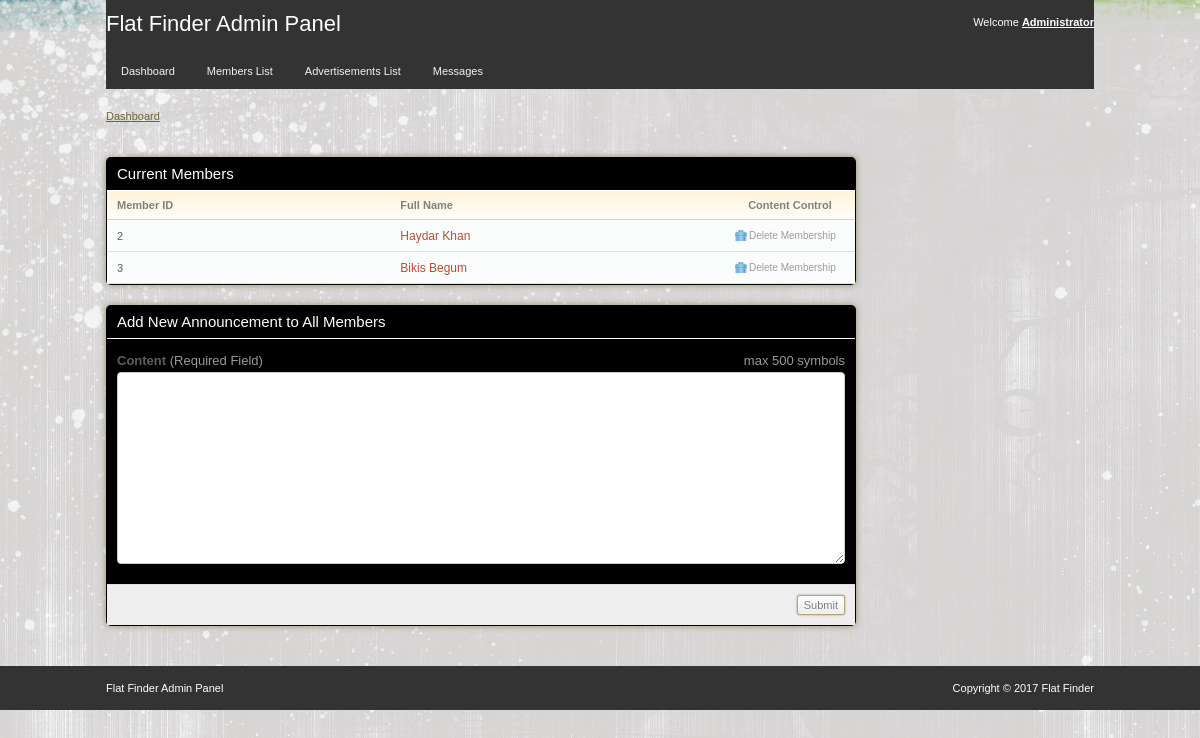
Page /AdminPanel/admin.php on the committed database.
### tables this page shows
CREATE TABLE `register` (
  `RID` int(11) NOT NULL,
  `FName` varchar(20) NOT NULL,
  `LName` varchar(20) NOT NULL,
  `Gender` varchar(10) NOT NULL,
  `Occupation` varchar(20) NOT NULL,
  `Marital` varchar(15) NOT NULL,
  `Phone` varchar(20) NOT NULL,
  `Email` varchar(30) NOT NULL,
  `Password` varchar(40) NOT NULL,
  `Address` varchar(200) NOT NULL,
  `City` varchar(20) NOT NULL,
  `State` varchar(20) NOT NULL,
  `ZipCode` varchar(10) NOT NULL,
  `Country` varchar(20) NOT NULL,
  `Catagory` varchar(10) NOT NULL,
  `About` varchar(300) NOT NULL
);

### AdminPanel/admin.php (the view, shortened to what this page needs)
<?php
include_once("config.php");
$result1 = "SELECT *
    FROM register";
$result1 = mysqli_query($conn, $result1);
?>
<!DOCTYPE html>
<html>
<head>
	<link rel="stylesheet" href="css/style.css" type="text/css" media="all" />
</head>
<body>
<div id="header">
	<div class="shell">
		<div id="top">
			<h1><a href="#">Flat Finder Admin Panel</a></h1>
			<div id="top-navigation">
				Welcome <a href="admin.php"><strong>Administrator</strong></a>
			</div>
		</div>
		<div id="navigation">
			<ul>
			    <li><a href="admin.php"><span>Dashboard</span></a></li>
			    <li><a href="member.php"><span>Members List</span></a></li>
			    <li><a href="AdminAdvertise.php"><span>Advertisements List</span></a></li>
			    <li><a href="AdminMessage.php"><span>Messages</span></a></li>
 			</ul>
		</div>
	</div>
</div>
<div id="container">
	<div class="shell">
		<div class="small-nav">
			<a href="admin.php">Dashboard</a>
		</div>
		<br />
		<div id="main">
			<div id="content">
				<div class="box">
					<div class="box-head">
						<h2 class="left">Current Members</h2>
					</div>
					<div class="table">
						<table width="100%" border="0" cellspacing="0" cellpadding="0">
							<tr>
								<th>Member ID</th>
								<th>Full Name</th>
								<th width="110" class="ac">Content Control</th>
							</tr>
<?php
  			while($res1 = mysqli_fetch_array($result1)) {
  						echo "<tr>";
  						echo "<td>".$res1['RID']."</td>";
						echo "<td><h3><a href='member.php'>".$res1['FName']." ".$res1['LName']."</a></h3></td>";
						echo "<td><a href=\"delete.php?id=$res1[RID]\"
					onClick=\"return confirm('Are you sure you want to delete this member?')\" class='ico del'>Delete Membership</a></td>";
						echo "</tr>";
    }
  ?>
						</table>
					</div>
				</div>
				<div class="box">
					<div class="box-head">
						<h2>Add New Announcement to All Members</h2>
					</div>
					<form action="admin.php" method="post">
						<div class="form">
								<p>
									<span class="req">max 500 symbols</span>
									<label>Content <span>(Required Field)</span></label>
									<textarea class="field size1" rows="10" cols="30" name="msg"></textarea>
								</p>
						</div>
						<div class="buttons">
							<input type="submit" class="button" value="Submit" name="Submit" />
						</div>
					</form>
				</div>
			</div>
		</div>
	</div>
</div>
<div id="footer">
	<div class="shell">
		<span class="left">Flat Finder Admin Panel</span>
		<span class="right">
			Copyright &copy; 2017 Flat Finder
		</span>
	</div>
</div>
</body>
</html>

### AdminPanel/css/style.css (style rules this page uses)
* { padding:0; margin:0; outline:0; }
body { background:#f9ebae; font-family: Verdana, sans-serif; font-size:11px; line-height:14px; color:#5e5e5e; background-image: url(images/back.jpg); }
input, textarea, select { font-family: Verdana, sans-serif; font-size:13px; }
textarea { overflow:hidden; }
.field { border:solid 1px #d3cfc7; background:#fff; padding:5px; }
.button { background:#eee url(images/button.gif) repeat-x 0 0; border:solid 1px #b1a874; color:#7f7f7f; font-size:11px; padding:2px 6px 2px 6px; cursor:pointer; line-height:14px !important; }
a { color:#ba4c32; text-decoration: underline; cursor:pointer; }
.left, .alignleft { float:left; display:inline; }
.right, .alignright { float:right; display:inline; }
.ac { text-align: center !important; }
h1 { font-size:22px; line-height:24px; color:#fff; font-weight: normal; }
h1 a { color:#fff; text-decoration: none; }
h2 { font-size:15px; font-weight: normal; }
h3 { font-size:12px; line-height:14px; font-weight: normal; }
h3 a { text-decoration: none; }
.shell { width:988px; margin:0 auto; }
#header { height:89px; white-space:nowrap; }
#header h1 { float:left; display:inline; padding-top:12px; }
#top-navigation { float:right; white-space:nowrap; color:#fff; padding-top:15px; }
#top-navigation a { color:#fff; }
#top { height:53px; background:#333; }
#navigation { height:36px; background-color: #333; }
#navigation ul { list-style-type: none; display: block; }
#navigation ul li { float:left; display:inline; margin-right:2px; }
#navigation ul li a, #navigation ul li a span { float:left; height:36px; no-repeat 0 0; padding:0 0 0 15px; }
#navigation ul li a span { background-position:right 0; padding:0 15px 0 0; }
#navigation ul li a { line-height:36px; color:#907525; text-decoration: none; color:#f2f2f2 }
#container { padding:20px 0; }
.small-nav { color:#978b48; padding-bottom:20px; }
.small-nav a { color:#6f6636; }
#content { float:left; width:750px; }
.table th { background:#fffdfa url(images/th.gif) repeat-x 0 0; color:#818181; text-align: left; padding:7px 10px; border-bottom:solid 1px #d2d1cb; }
.table td { background:#fbfcfc; border-bottom:solid 1px #e0e0e0; padding:8px 10px; }
.box { background:black; height:100%; padding:1px; margin-bottom:20px; }
.box-head { background:black; height:32px; color:#fff; padding: 0 10px; line-height:32px; white-space:nowrap; border-bottom:solid 1px #fff; }
a.ico { color:#9d9c9a; font-size:10px; text-decoration: none; padding:0 0 0 14px; background-repeat:no-repeat; background-position:0 0; }
a.del { background-image:url(images/del.gif) }
.form { padding:15px 10px 5px 10px; }
.form label { display:block; font-weight: bold; font-size:13px; padding-bottom:4px; }
.form label span { color:#999; font-weight: normal; }
.form .field { display:block; }
.form .req { font-size:13px; float:right; white-space:nowrap; color:#999; }
.form p { padding-bottom:15px; }
.size1 { width:716px; }
textarea.size1 { height:180px; }
.buttons { text-align: right; padding:10px; background:#eee; border-top:solid 1px #e0e0e0; }
.buttons .button { margin-left:3px; }
#footer { height:44px; background:#333; line-height:44px; color:#fff; bottom: 0; }
.box { -moz-border-radius:5px; -webkit-border-radius:5px; -moz-box-shadow: 0 0 6px #978f6c; -webkit-box-shadow: 0 0 6px #978f6c; }
.box-head { -moz-border-radius-topleft:5px; -moz-border-radius-topright:5px; -webkit-border-top-left-radius:5px; -webkit-border-top-right-radius:5px; }
.field, .button { -moz-border-radius:4px; -webkit-border-radius:4px; }
.small-field, .button, .pagging a { -moz-border-radius:3px; -webkit-border-radius:3px; }
.button { -moz-box-shadow: 0 0 2px #978f6c; -webkit-box-shadow: 0 0 2px #978f6c; }

### rows in the picture
register: RID "2", FName "Haydar", LName "Khan"
register: RID "3", FName "Bikis", LName "Begum"
